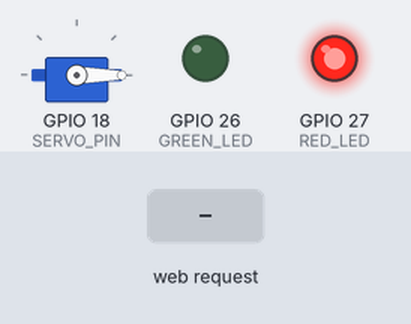
Bench run of a sketch on a simulated ESP32. Shown: servo, output pins drawn as LEDs (lit = HIGH). Inputs (shaded band) come from the test bench. What the sketch prints to the serial monitor is not drawn.

Above: at 1.2 s.
1.3 s: HTTP request GET /open received
At 2.5 s:
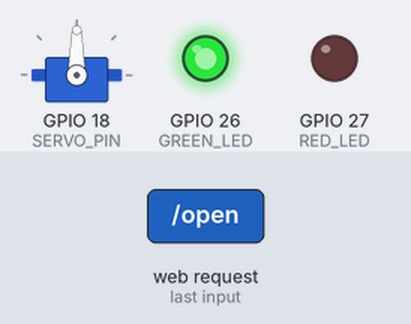
2.8 s: HTTP request GET /close received
At 3.8 s:
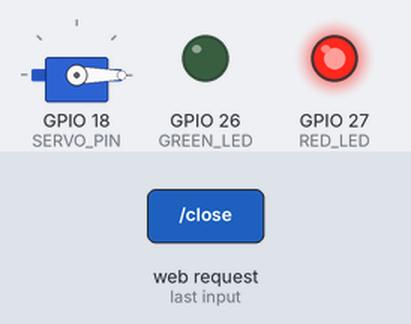
Timing chart, 0 to 5.8 s (numbered marks = the images above; inputs shaded):
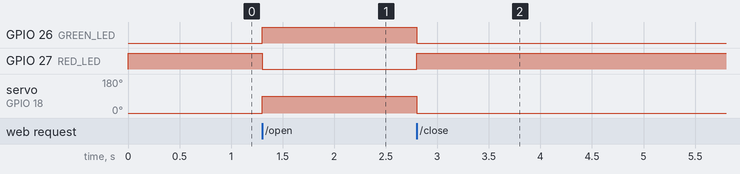

The sketch:

ESP32_Web_Servo_Control.ino
```cpp
#include <WiFi.h>
#include <WebServer.h>
#include <ESP32Servo.h>

const char* ssid = "ESP32-Servo";
const char* password = "12345678";

#define SERVO_PIN 18
#define GREEN_LED 26
#define RED_LED 27

WebServer server(80);
Servo myServo;

const int OPEN_POSITION = 90;
const int CLOSE_POSITION = 0;


// الصفحة الرئيسية
void handleRoot() {

  String html =
  "<!DOCTYPE html>"
  "<html>"
  "<head>"
  "<title>ESP32 Servo Control</title>"
  "</head>"

  "<body style='text-align:center;font-family:Arial;'>"

  "<h1>ESP32 Servo Controller</h1>"

  "<button onclick=\"fetch('/open')\" "
  "style='font-size:30px;'>OPEN</button>"

  "<br><br>"

  "<button onclick=\"fetch('/close')\" "
  "style='font-size:30px;'>CLOSE</button>"

  "</body>"
  "</html>";

  server.send(200, "text/html", html);
}


// فتح السيرفو
void openServo() {

  myServo.write(OPEN_POSITION);

  digitalWrite(GREEN_LED, HIGH);
  digitalWrite(RED_LED, LOW);

  server.send(200, "text/html",
  "<h1>Servo OPEN</h1><br><a href='/'>Back</a>");
}


// إغلاق السيرفو
void closeServo() {

  myServo.write(CLOSE_POSITION);

  digitalWrite(GREEN_LED, LOW);
  digitalWrite(RED_LED, HIGH);

  server.send(200, "text/html",
  "<h1>Servo CLOSE</h1><br><a href='/'>Back</a>");
}


void setup() {

  Serial.begin(115200);


  pinMode(GREEN_LED, OUTPUT);
  pinMode(RED_LED, OUTPUT);


  digitalWrite(GREEN_LED, LOW);
  digitalWrite(RED_LED, HIGH);


  myServo.attach(SERVO_PIN, 500, 2400);
  myServo.write(CLOSE_POSITION);


  WiFi.softAP(ssid, password);


  Serial.println();
  Serial.println("Access Point Started");

  Serial.print("SSID: ");
  Serial.println(ssid);

  Serial.print("IP Address: ");
  Serial.println(WiFi.softAPIP());


  server.on("/", handleRoot);

  server.on("/open", openServo);

  server.on("/close", closeServo);


  server.begin();

  Serial.println("Web Server Started");

}


void loop() {

  server.handleClient();

}
```

Measured:
- after the input at 1.3 s, GPIO 26 (GREEN_LED): LOW → HIGH at once; GPIO 27 (RED_LED): HIGH → LOW at once; servo on GPIO 18 (SERVO_PIN): 0° → 90° at once
- after the input at 2.8 s, GPIO 26 (GREEN_LED): HIGH → LOW at once; GPIO 27 (RED_LED): LOW → HIGH at once; servo on GPIO 18 (SERVO_PIN): 90° → 0° at once
